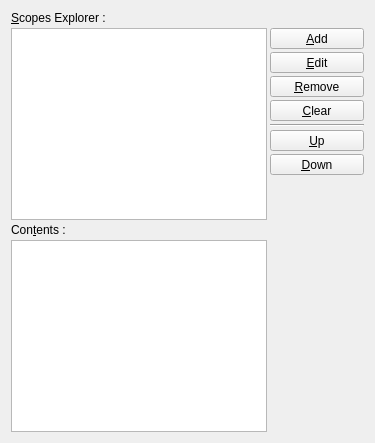
     <widget class="QWidget" name="wAdvanced" >
      <layout class="QGridLayout" >
    
       <property name="horizontalSpacing" >
        <number>3</number>
       </property>
       <property name="verticalSpacing" >
        <number>3</number>
       </property>
       <item row="2" column="0" >
        <widget class="QLabel" name="lContentsExplorer" >
         <property name="text" >
          <string>Con&amp;tents :</string>
         </property>
         <property name="buddy" >
          <cstring>lvContents</cstring>
         </property>
        </widget>
       </item>
       <item row="0" column="0" colspan="2" >
        <widget class="QLabel" name="lScopeExplorer" >
         <property name="text" >
          <string>&amp;Scopes Explorer :</string>
         </property>
         <property name="buddy" >
          <cstring>tvScopes</cstring>
         </property>
        </widget>
       </item>
       <item rowspan="3" row="1" column="1" >
        <layout class="QVBoxLayout" >
         <property name="spacing" >
          <number>3</number>
         </property>
      
         <item>
          <widget class="QToolButton" name="tbAdd" >
           <property name="sizePolicy" >
            <sizepolicy vsizetype="Fixed" hsizetype="Minimum" >
             <horstretch>0</horstretch>
             <verstretch>0</verstretch>
            </sizepolicy>
           </property>
           <property name="text" >
            <string>&amp;Add</string>
           </property>
           <property name="icon" >
            <iconset resource="../resources/QMake.qrc" >:/icons/icons/add.png</iconset>
           </property>
           <property name="popupMode" >
            <enum>QToolButton::InstantPopup</enum>
           </property>
           <property name="toolButtonStyle" >
            <enum>Qt::ToolButtonTextUnderIcon</enum>
           </property>
          </widget>
         </item>
         <item>
          <widget class="QToolButton" name="tbEdit" >
           <property name="sizePolicy" >
            <sizepolicy vsizetype="Fixed" hsizetype="Minimum" >
             <horstretch>0</horstretch>
             <verstretch>0</verstretch>
            </sizepolicy>
           </property>
           <property name="text" >
            <string>&amp;Edit</string>
           </property>
           <property name="icon" >
            <iconset resource="../resources/QMake.qrc" >:/icons/icons/edit.png</iconset>
           </property>
           <property name="popupMode" >
            <enum>QToolButton::InstantPopup</enum>
           </property>
           <property name="toolButtonStyle" >
            <enum>Qt::ToolButtonTextUnderIcon</enum>
           </property>
          </widget>
         </item>
         <item>
          <widget class="QToolButton" name="tbRemove" >
           <property name="sizePolicy" >
            <sizepolicy vsizetype="Fixed" hsizetype="Minimum" >
             <horstretch>0</horstretch>
             <verstretch>0</verstretch>
            </sizepolicy>
           </property>
           <property name="text" >
            <string>&amp;Remove</string>
           </property>
           <property name="icon" >
            <iconset resource="../resources/QMake.qrc" >:/icons/icons/remove.png</iconset>
           </property>
           <property name="toolButtonStyle" >
            <enum>Qt::ToolButtonTextUnderIcon</enum>
           </property>
          </widget>
         </item>
         <item>
          <widget class="QToolButton" name="tbClear" >
           <property name="sizePolicy" >
            <sizepolicy vsizetype="Fixed" hsizetype="Minimum" >
             <horstretch>0</horstretch>
             <verstretch>0</verstretch>
            </sizepolicy>
           </property>
           <property name="text" >
            <string>&amp;Clear</string>
           </property>
           <property name="icon" >
            <iconset resource="../resources/QMake.qrc" >:/icons/icons/clear.png</iconset>
           </property>
           <property name="toolButtonStyle" >
            <enum>Qt::ToolButtonTextUnderIcon</enum>
           </property>
          </widget>
         </item>
         <item>
          <widget class="Line" name="lSeparator" >
           <property name="orientation" >
            <enum>Qt::Horizontal</enum>
           </property>
          </widget>
         </item>
         <item>
          <widget class="QToolButton" name="tbUp" >
           <property name="sizePolicy" >
            <sizepolicy vsizetype="Fixed" hsizetype="Minimum" >
             <horstretch>0</horstretch>
             <verstretch>0</verstretch>
            </sizepolicy>
           </property>
           <property name="text" >
            <string>&amp;Up</string>
           </property>
           <property name="icon" >
            <iconset resource="../resources/QMake.qrc" >:/icons/icons/up.png</iconset>
           </property>
           <property name="toolButtonStyle" >
            <enum>Qt::ToolButtonTextUnderIcon</enum>
           </property>
          </widget>
         </item>
         <item>
          <widget class="QToolButton" name="tbDown" >
           <property name="sizePolicy" >
            <sizepolicy vsizetype="Fixed" hsizetype="Minimum" >
             <horstretch>0</horstretch>
             <verstretch>0</verstretch>
            </sizepolicy>
           </property>
           <property name="text" >
            <string>&amp;Down</string>
           </property>
           <property name="icon" >
            <iconset resource="../resources/QMake.qrc" >:/icons/icons/down.png</iconset>
           </property>
           <property name="toolButtonStyle" >
            <enum>Qt::ToolButtonTextUnderIcon</enum>
           </property>
          </widget>
         </item>
         <item>
          <spacer>
           <property name="orientation" >
            <enum>Qt::Vertical</enum>
           </property>
           <property name="sizeHint" >
            <size>
             <width>94</width>
             <height>25</height>
            </size>
           </property>
          </spacer>
         </item>
        </layout>
       </item>
       <item row="3" column="0" >
        <widget class="QListView" name="lvContents" >
         <property name="editTriggers" >
          <set>QAbstractItemView::NoEditTriggers</set>
         </property>
        </widget>
       </item>
       <item row="1" column="0" >
        <widget class="QTreeView" name="tvScopes" >
         <property name="editTriggers" >
          <set>QAbstractItemView::NoEditTriggers</set>
         </property>
        </widget>
       </item>
      </layout>
     </widget>
